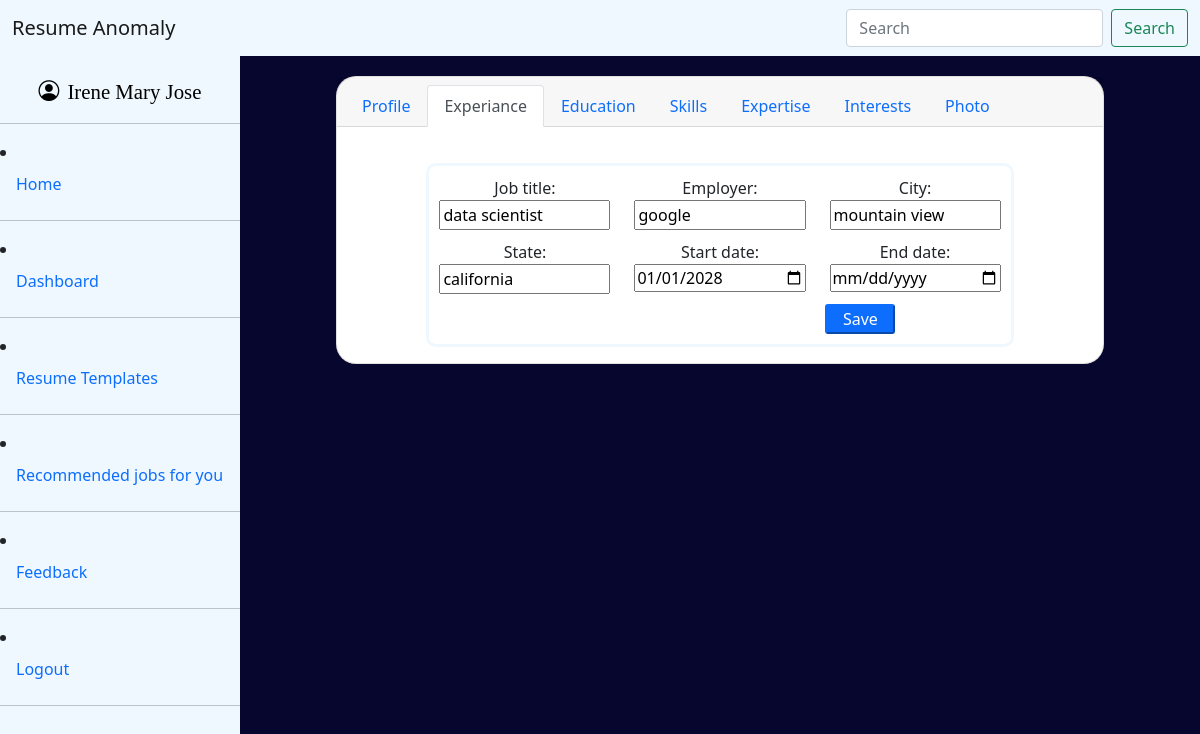
Page /experiance/ (signed in) on the committed database.
### main/models.py (models this page shows)
class experiance(models.Model):
    user = models.ForeignKey(User, on_delete=models.CASCADE)
    job_title=models.CharField(max_length=50)
    employer=models.CharField(max_length=50)
    city=models.CharField(max_length=100)
    state=models.CharField(max_length=50)
    start_date=models.DateField(null=True,blank=True)
    end_date=models.DateField(null=True,blank=True)
    class Meta:
        db_table = "experience"

### main/views.py (the view)
# urls.py: path('experiance/',experiancefn,name='experiance'),
@login_required(login_url='/login')
def experiancefn(request):
    chosen=request.session.get('t_name')
    exp,_=experiance.objects.get_or_create(user=request.user)
    if request.method=='POST':
        form=ExperianceForm(request.POST,instance=exp)
        if form.is_valid():
            form.save()
    else:
        form=ExperianceForm(instance=exp)
    return render(request,'experiance.html',{'form':form,'t_name':chosen})

### main/forms.py
class ExperianceForm(forms.ModelForm):
    class Meta:
        model=experiance
        exclude=['user']
        db_table = "experience"
        widgets ={
            'start_date': forms.DateInput(attrs={'type': 'date'}),
            'end_date':forms.DateInput(attrs={'type':'date'})
        }

### main/templates/experiance.html (shortened to what this page needs)
{% extends 'resume_base.html'%}
{% load static %}
{% block style%}
  <link rel="stylesheet" href="{% static 'css/resume_base.css' %}">
  <link rel="stylesheet" href="{% static 'css/addresume.css'%}">
{% endblock %}
{% block resume_content %}
<div>
    <div class="z">
    <form  class="l" method="post" action="/experiance/" enctype="multipart/form-data">
        <div class="row">
            {% for field in form%}
                {% if field.name == 'address' or field.name == 'profession'%}
                    <div class="col-md-6 p ">
                {% else %}
                    <div class="col-md-4 p">
                {% endif %}
                        {{ field.label_tag }}
                        {{field}}
                    </div>
            {% endfor%}
        </div>
        <input type="submit" name="" id="" class="bttn btn-primary c" value=" Save">
    </form>
</div>
</div>
{%endblock%}

### main/templates/base.html (shortened to what this page needs)
{% load static %}
<!DOCTYPE html>
<html lang="en">
<head>
    <link href="https://cdn.jsdelivr.net/npm/bootstrap@5.0.2/dist/css/bootstrap.min.css" rel="stylesheet">
    <link rel="stylesheet" href="https://cdn.jsdelivr.net/npm/bootstrap-icons@1.11.3/font/bootstrap-icons.css">
    <link rel="stylesheet" href="{% static 'css/base.css'%}">
    {% block style  %} {% endblock %}
</head>
<body>
<nav class="navbar navbar-light nz">
  <div class="container-fluid">
    <a class="navbar-brand b">Resume Anomaly</a>
    <form class="d-flex">
      <input class="form-control me-2" type="search" placeholder="Search" aria-label="Search">
      <button class="btn btn-outline-success" type="submit">Search</button>
    </form>
  </div>
</nav>
<div class="tot">
  <div class="see">
    <li class="nav-item sidebar-user">
          <i class="bi bi-person-circle bie"></i>
          <p class="bie">{{ request.user.get_full_name|default:request.user.username|title }}</p>
      </li>
    <hr>
    <li class="nav-item">
          <a class="nav-link active" aria-current="page" href="/">Home</a>
        </li>
        <hr>
         <li class="nav-item">
          <a class="nav-link" href="/dashboard/">Dashboard</a>
        </li>
        <hr>
        {% if user.usercat.role == 'applicant' %}
         <li class="nav-item">
          <a class="nav-link" href="/resumes/">Resume Templates</a>
        </li>
        <hr>
        <li class="nav-item">
          <a class="nav-link" href="/jobsearch/" >Recommended jobs for you</a>
        </li>
        <hr>
        {% endif %}
              {% if user.is_authenticated %}
          <li class="nav-item">
            <a class="nav-link" href="{% url 'feedback' %}">Feedback</a>
          </li>
          <hr>
          <li class="nav-item">
            <a class="nav-link" href="/logout/">Logout</a>
          </li>
          <hr>
      {% endif %}
  </div>
{% block content %}
{% endblock%}
</div>
</body>
</html>

### main/static/css/base.css (style rules this page uses)
.tot { --page-background: #d0e5f8; }
.tot { display:flex; background-color: var(--page-background); min-height: 100vh; }
.nz { background-color: aliceblue; }
.see { width: 20%; min-width: 240px; max-width: 240px; background-color: aliceblue; margin-left: 0; margin-top: 0; max-height: 100%; padding-top: 20px; box-sizing: border-box; }
.bie { color: black; }
.sidebar-user { display: flex; align-items: center; justify-content: center; gap: 8px; list-style: none; width: 100%; box-sizing: border-box; padding: 0 16px; margin: 0; }
.sidebar-user i { font-size: 1.3rem; line-height: 1; }
.sidebar-user p { margin: 0; font-size: 1.3rem; font-family: Georgia, 'Times New Roman', Times, serif; text-align: center; overflow-wrap: anywhere; }
.b { font-family: unset; }

### main/static/css/addresume.css (style rules this page uses)
body { background-color: rgba(197, 216, 216, 0.9); }
.z { margin-top: 20px; }
.l { padding-left: 10px; padding-right: 10px; padding-top: 10px; padding-bottom: 10px; border: solid; border-radius: 10px; border-color: aliceblue; width: 80%; margin: auto; }
.p { padding-bottom: 10px; }
input,select,textarea { width: 100%; }
.c { margin-left: 50%; width: 70px; border-radius: 3px; padding-right: 10px; }

### rows in the picture
experiance: form "data scientist" "google" "mountain view" "california" "01/01/2028"

### other values in the picture
{{ request.user.get_full_name|default:request.user.username|title }} "Irene Mary Jose"
{{ field.label_tag }} "Job title:" "Employer:" "City:" "State:" "Start date:" "End date:"
